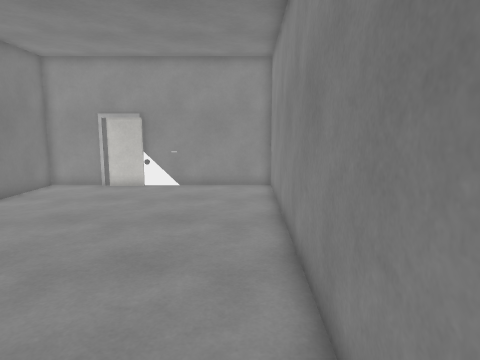
View 1 (above)

12 first-person views from a walk through a scene from a Unity 3-D project. The camera is 1.5 m above the floor, tilts 8° down and sees 75° across. The floor is counted in squares, 0.5 m on a side. Each view is taken from the middle of a square. On the plan, view 1 faces up. The plan holds only what a view shows up to about 20 squares ahead; the rest is blank. The place goes on beyond the plan. The player character is not drawn. Surface patterns are stand-ins for the level's own textures.

View 2
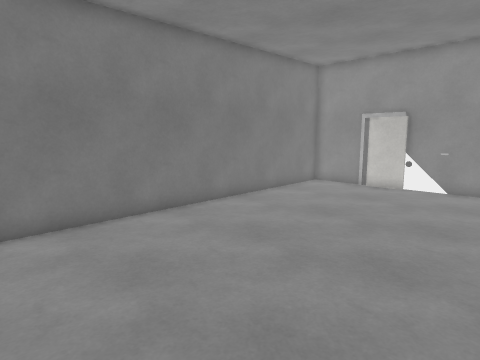

View 3
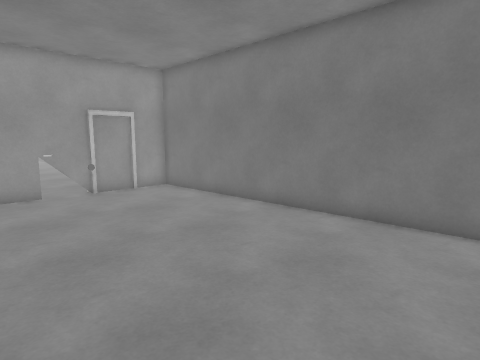

View 4
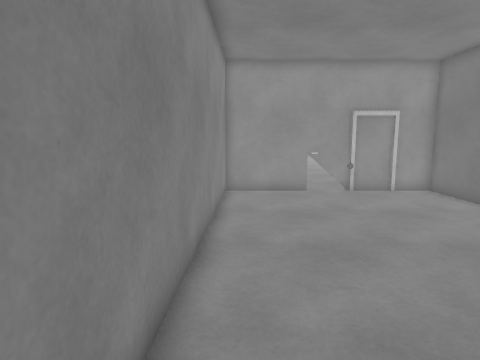

View 5
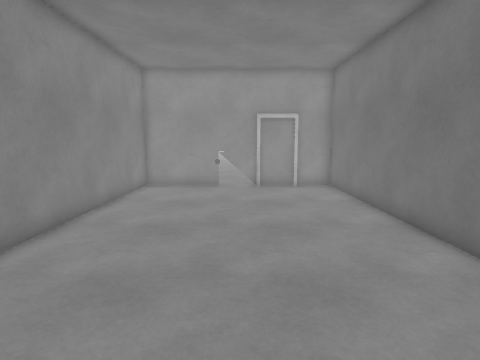

View 6
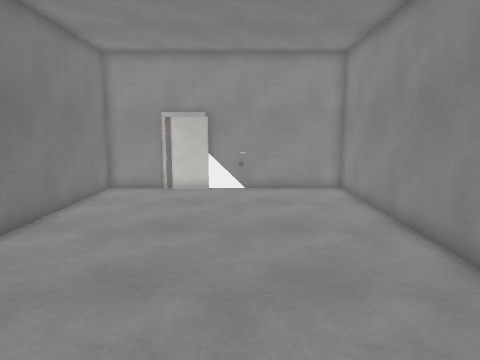

View 7
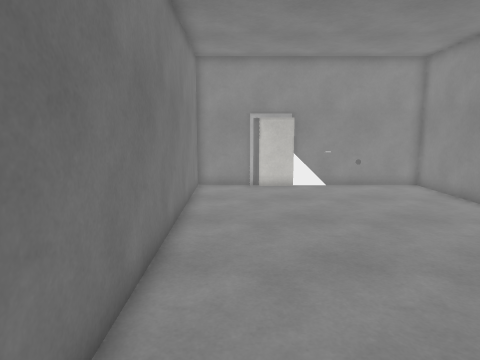

View 8
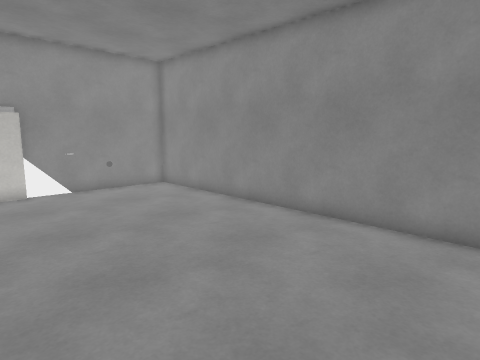

View 9
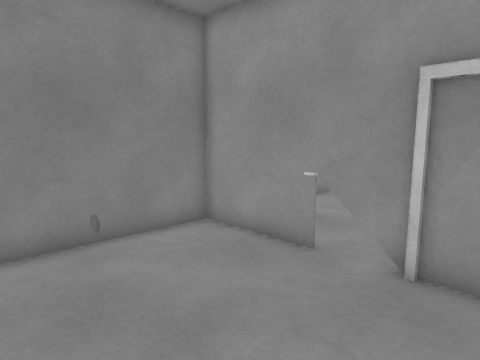

View 10
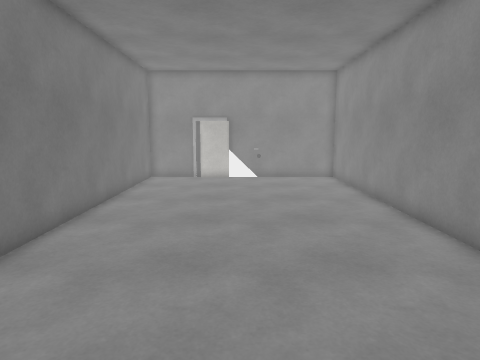

View 11
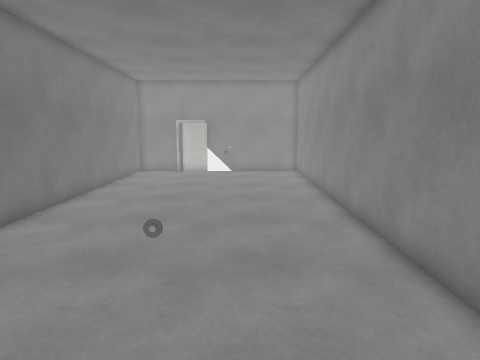

View 12
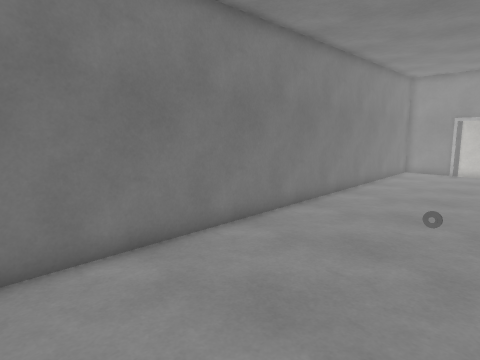

### Floor plan
Points are (right, up) in squares from view 1. A wall is a line through its corners. A room is listed if a view was taken in it or the views show most of it. See-through windows are left out.
Room 1 (views 1, 2, 3, 4, 5, 6, 7, 8, 9, 10, 11, 12)
walls: (-7.8, 19) (-11.6, 19) (-10.5, -10.1) (-6.6, -10.1); (-5.6, -10.1) (0.8, -10.1) (1.9, 19) (-5.6, 19)
objects: other object (-6, 19); other object (-4, -9); other object (-4, 18)

Where each view was taken, in squares from view 1:
view 1: 0 up, 0 right, facing up
view 2: 0 up, 0 right, facing up-left
view 3: 7 up, 0 right, facing down-left
view 4: 7 up, 0 right, facing down
view 5: 9 up, 5 left, facing down
view 6: 1 up, 4 left, facing up
view 7: 0 up, 9 left, facing up
view 8: 1 up, 9 left, facing up-right
view 9: 3 down, 8 left, facing down-right
view 10: 4 down, 5 left, facing up
view 11: 8 down, 3 left, facing up
view 12: 9 down, 3 left, facing up-left
